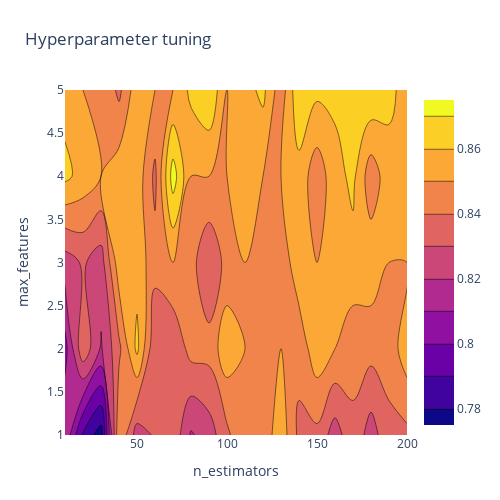

Notebook cell for this chart:
### Markdown cell above
# **2D Contour Plot**

Now, comes the fun part, we will be visualizing the landscape of the 2 hyperparameters that we are tuning and their influence on the accuracy score.

### Code cell
import plotly.graph_objects as go

# X and Y axes labels
layout = go.Layout(
            xaxis=go.layout.XAxis(
              title=go.layout.xaxis.Title(
              text='n_estimators')
             ),
             yaxis=go.layout.YAxis(
              title=go.layout.yaxis.Title(
              text='max_features') 
            ) )

fig = go.Figure(data = [go.Contour(z=z, x=x, y=y)], layout=layout )

fig.update_layout(title='Hyperparameter tuning', autosize=False,
                  width=500, height=500,
                  margin=dict(l=65, r=50, b=65, t=90))

fig.show()

### Figure 1 — Plotly figure (JSON) as saved in the notebook; plotly's stock layout.template omitted (floating-point values rounded to 4 significant figures)
{"data": [{"x": [10, 20, 30, 40, 50, 60, 70, 80, 90, 100, 110, 120, 130, 140, 150, 160, 170, 180, 190, 200], "y": [1, 2, 3, 4, 5], "z": [[0.8187, 0.7875, 0.775, 0.85, 0.825, 0.8313, 0.8375, 0.8187, 0.825, 0.8375, 0.85, 0.8438, 0.8562, 0.8375, 0.8375, 0.825, 0.8375, 0.825, 0.8375, 0.8375], [0.8063, 0.8375, 0.8187, 0.8375, 0.8625, 0.8313, 0.8313, 0.8438, 0.8438, 0.8562, 0.85, 0.85, 0.85, 0.8438, 0.8562, 0.85, 0.8438, 0.8438, 0.8438, 0.8562], [0.825, 0.8313, 0.825, 0.8562, 0.8562, 0.8438, 0.85, 0.8438, 0.8313, 0.8438, 0.85, 0.85, 0.8438, 0.8562, 0.85, 0.8562, 0.8562, 0.8562, 0.85, 0.85], [0.8625, 0.8562, 0.85, 0.8562, 0.8562, 0.8375, 0.875, 0.85, 0.85, 0.85, 0.8562, 0.85, 0.85, 0.8562, 0.8438, 0.8562, 0.8625, 0.8438, 0.8562, 0.8562], [0.8562, 0.85, 0.85, 0.8375, 0.8562, 0.85, 0.85, 0.8625, 0.8688, 0.85, 0.8562, 0.8625, 0.8438, 0.8688, 0.8625, 0.8625, 0.8625, 0.8688, 0.8625, 0.8562]], "type": "contour"}], "layout": {"xaxis": {"title": {"text": "n_estimators"}}, "yaxis": {"title": {"text": "max_features"}}, "margin": {"l": 65, "r": 50, "b": 65, "t": 90}, "title": {"text": "Hyperparameter tuning"}, "autosize": false, "width": 500, "height": 500}}
